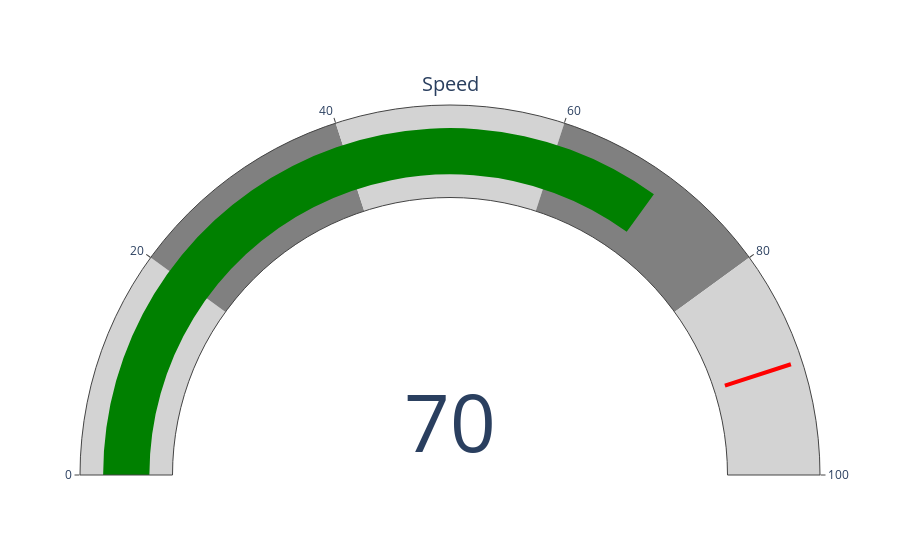

Write notebook code for a chart like this one.
### Code cell
import plotly.graph_objects as go

# Define the gauge chart layout
fig = go.Figure(go.Indicator(
    mode = "gauge+number",
    value = 70,
    domain = {'x': [0, 1], 'y': [0, 1]},
    title = {'text': "Speed"},
    gauge = {
        'axis': {'range': [None, 100]},
        'steps' : [
            {'range': [0, 20], 'color': "lightgray"},
            {'range': [20, 40], 'color': "gray"},
            {'range': [40, 60], 'color': "lightgray"},
            {'range': [60, 80], 'color': "gray"},
            {'range': [80, 100], 'color': "lightgray"}],
        'threshold' : {
            'line': {'color': "red", 'width': 4},
            'thickness': 0.75,
            'value': 90}
    }
))

# Show the plot
fig.show()

### Figure 1 — Plotly figure (JSON) as saved in the notebook; plotly's stock layout.template omitted (floating-point values rounded to 4 significant figures)
{"data": [{"domain": {"x": [0, 1], "y": [0, 1]}, "gauge": {"axis": {"range": [null, 100]}, "steps": [{"color": "lightgray", "range": [0, 20]}, {"color": "gray", "range": [20, 40]}, {"color": "lightgray", "range": [40, 60]}, {"color": "gray", "range": [60, 80]}, {"color": "lightgray", "range": [80, 100]}], "threshold": {"line": {"color": "red", "width": 4}, "thickness": 0.75, "value": 90}}, "mode": "gauge+number", "title": {"text": "Speed"}, "type": "indicator", "value": 70}], "layout": {}}
